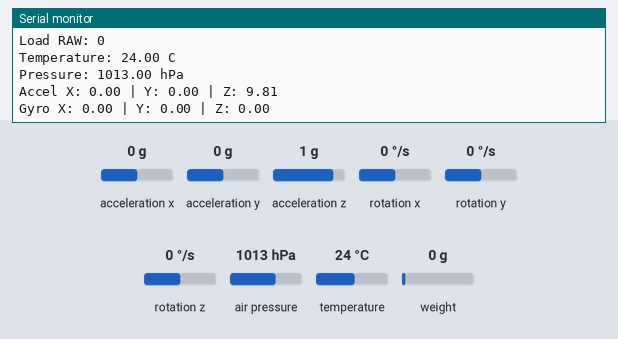
Recording of a sketch running on a simulated ESP32. Shown: the last lines printed to the serial monitor. Inputs (shaded band) come from the test bench; at power-on: acceleration x 0 g, weight on the scale 0 g, acceleration y 0 g, acceleration z 1 g, rotation x 0 °/s, rotation y 0 °/s, rotation z 0 °/s, air pressure 1013 hPa, temperature 24 °C.

Above: at 2.2 s.
2.3 s: acceleration x set to -1.4 g
At 3.7 s:
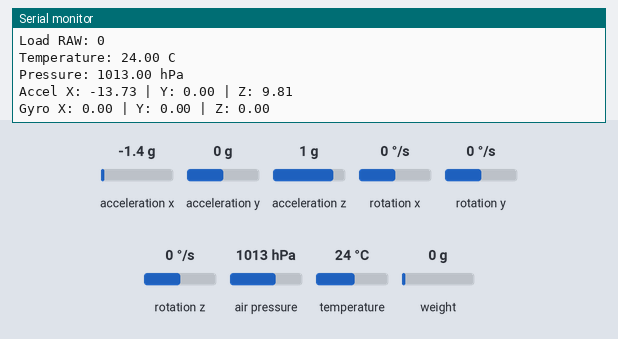
3.8 s: weight on the scale set to 100 g
5.3 s: acceleration y set to -1.4 g
At 6.0 s:
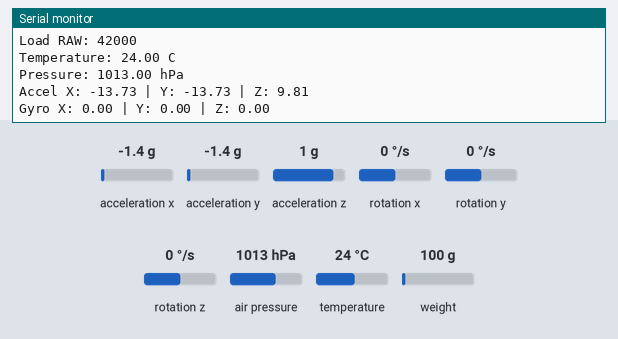
6.8 s: acceleration z set to -1.4 g
At 8.2 s:
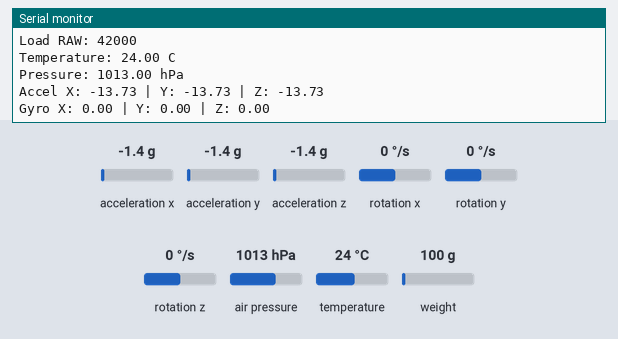
8.3 s: weight on the scale set to 1250 g
9.8 s: rotation x set to -192 °/s
At 10.9 s:
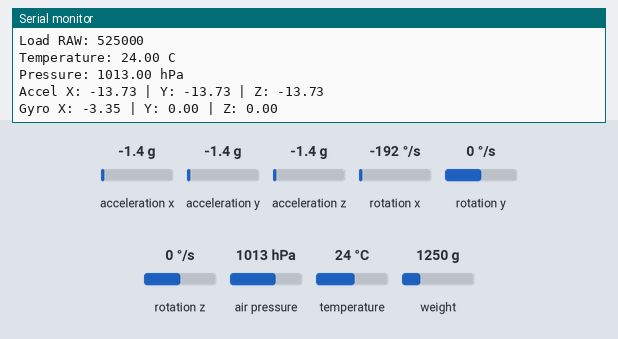
Timing chart, 0 to 12.3 s (numbered marks = the images above; inputs shaded):
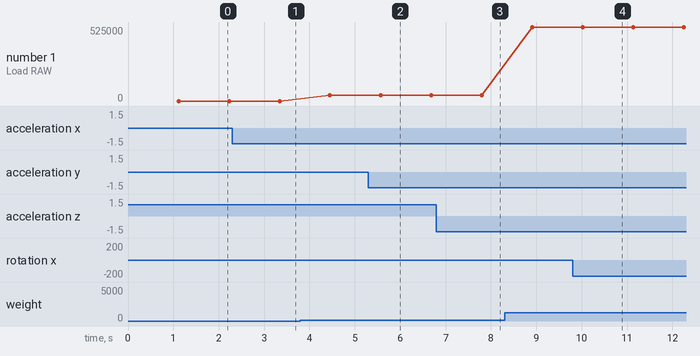

The sketch:

LYMPHIX_ESP32_Multisensor.ino.ino
```cpp
#include <Wire.h>
#include <HX711.h>
#include <Adafruit_BMP280.h>
#include <Adafruit_MPU6050.h>
#include <Adafruit_Sensor.h>

// =============================
// LYMPHIX ESP32 MULTISENSOR
// =============================

// HX711 pins
#define HX711_DOUT 4
#define HX711_SCK  5

// I2C pins
#define I2C_SDA 21
#define I2C_SCL 22

// Objects
HX711 scale;
Adafruit_BMP280 bmp;
Adafruit_MPU6050 mpu;

// Sensor status
bool hx711_ok = false;
bool bmp280_ok = false;
bool mpu6050_ok = false;

void setup() {

  Serial.begin(115200);
  delay(1000);

  Serial.println();
  Serial.println("================================");
  Serial.println("LYMPHIX MULTISENSOR ESP32");
  Serial.println("================================");

  // -----------------------------
  // I2C
  // -----------------------------

  Wire.begin(I2C_SDA, I2C_SCL);

  // -----------------------------
  // HX711
  // -----------------------------

  scale.begin(HX711_DOUT, HX711_SCK);

  if (scale.is_ready()) {
    hx711_ok = true;
    Serial.println("HX711: OK");
  } else {
    Serial.println("HX711: NOT READY");
  }

  // -----------------------------
  // BMP280
  // -----------------------------

  if (bmp.begin(0x76)) {

    bmp280_ok = true;

  } else if (bmp.begin(0x77)) {

    bmp280_ok = true;

  }

  if (bmp280_ok) {
    Serial.println("BMP280: OK");
  } else {
    Serial.println("BMP280: NOT FOUND");
  }

  // -----------------------------
  // MPU6050
  // -----------------------------

  if (mpu.begin()) {

    mpu6050_ok = true;

    mpu.setAccelerometerRange(
      MPU6050_RANGE_2_G
    );

    mpu.setGyroRange(
      MPU6050_RANGE_250_DEG
    );

    mpu.setFilterBandwidth(
      MPU6050_BAND_21_HZ
    );
  }

  if (mpu6050_ok) {
    Serial.println("MPU6050: OK");
  } else {
    Serial.println("MPU6050: NOT FOUND");
  }

  Serial.println();
  Serial.println("Sensor initialization complete.");
  Serial.println();
}

void loop() {

  // =============================
  // LOAD CELL
  // =============================

  long raw_load = 0;

  if (hx711_ok && scale.is_ready()) {
    raw_load = scale.read();
  }

  // =============================
  // BMP280
  // =============================

  float temperature = 0.0;
  float pressure_hPa = 0.0;

  if (bmp280_ok) {

    temperature = bmp.readTemperature();

    pressure_hPa =
      bmp.readPressure() / 100.0F;
  }

  // =============================
  // MPU6050
  // =============================

  float accel_x = 0.0;
  float accel_y = 0.0;
  float accel_z = 0.0;

  float gyro_x = 0.0;
  float gyro_y = 0.0;
  float gyro_z = 0.0;

  if (mpu6050_ok) {

    sensors_event_t accel;
    sensors_event_t gyro;
    sensors_event_t temp;

    mpu.getEvent(
      &accel,
      &gyro,
      &temp
    );

    accel_x = accel.acceleration.x;
    accel_y = accel.acceleration.y;
    accel_z = accel.acceleration.z;

    gyro_x = gyro.gyro.x;
    gyro_y = gyro.gyro.y;
    gyro_z = gyro.gyro.z;
  }

  // =============================
  // SERIAL OUTPUT
  // =============================

  Serial.println("--------------------------------");

  Serial.print("Load RAW: ");
  Serial.println(raw_load);

  Serial.print("Temperature: ");
  Serial.print(temperature);
  Serial.println(" C");

  Serial.print("Pressure: ");
  Serial.print(pressure_hPa);
  Serial.println(" hPa");

  Serial.print("Accel X: ");
  Serial.print(accel_x);

  Serial.print(" | Y: ");
  Serial.print(accel_y);

  Serial.print(" | Z: ");
  Serial.println(accel_z);

  Serial.print("Gyro X: ");
  Serial.print(gyro_x);

  Serial.print(" | Y: ");
  Serial.print(gyro_y);

  Serial.print(" | Z: ");
  Serial.println(gyro_z);

  delay(1000);
}
```

Measured:
- after the input at 2.3 s, the serial monitor: prints a new line after 1.0 s (image 1)
- after the input at 5.3 s, the serial monitor: prints a new line after 0.27 s (image 2)
- after the input at 6.8 s, the serial monitor: prints a new line after 1.0 s (image 3)
- after the input at 9.8 s, the serial monitor: prints a new line after 0.23 s (image 4)
- plotted number 1: 0 → 42000 after the input at 3.8 s, 42000 → 525000 after the input at 8.3 s
